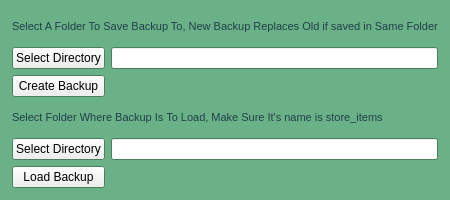
<?xml version="1.0" encoding="UTF-8"?>
<ui version="4.0">
 <class>MainWindow</class>
 <widget class="QMainWindow" name="MainWindow">
  <property name="geometry">
   <rect>
    <x>0</x>
    <y>0</y>
    <width>450</width>
    <height>200</height>
   </rect>
  </property>
  <property name="minimumSize">
   <size>
    <width>450</width>
    <height>200</height>
   </size>
  </property>
  <property name="maximumSize">
   <size>
    <width>450</width>
    <height>200</height>
   </size>
  </property>
  <property name="palette">
   <palette>
    <active>
     <colorrole role="Base">
      <brush brushstyle="SolidPattern">
       <color alpha="255">
        <red>255</red>
        <green>255</green>
        <blue>255</blue>
       </color>
      </brush>
     </colorrole>
     <colorrole role="Window">
      <brush brushstyle="SolidPattern">
       <color alpha="255">
        <red>106</red>
        <green>177</green>
        <blue>135</blue>
       </color>
      </brush>
     </colorrole>
    </active>
    <inactive>
     <colorrole role="Base">
      <brush brushstyle="SolidPattern">
       <color alpha="255">
        <red>255</red>
        <green>255</green>
        <blue>255</blue>
       </color>
      </brush>
     </colorrole>
     <colorrole role="Window">
      <brush brushstyle="SolidPattern">
       <color alpha="255">
        <red>106</red>
        <green>177</green>
        <blue>135</blue>
       </color>
      </brush>
     </colorrole>
    </inactive>
    <disabled>
     <colorrole role="Base">
      <brush brushstyle="SolidPattern">
       <color alpha="255">
        <red>106</red>
        <green>177</green>
        <blue>135</blue>
       </color>
      </brush>
     </colorrole>
     <colorrole role="Window">
      <brush brushstyle="SolidPattern">
       <color alpha="255">
        <red>106</red>
        <green>177</green>
        <blue>135</blue>
       </color>
      </brush>
     </colorrole>
    </disabled>
   </palette>
  </property>
  <property name="windowTitle">
   <string>MainWindow</string>
  </property>
  <property name="autoFillBackground">
   <bool>true</bool>
  </property>
  <widget class="QWidget" name="centralwidget">
   <layout class="QGridLayout" name="gridLayout">
    <property name="leftMargin">
     <number>12</number>
    </property>
    <property name="topMargin">
     <number>12</number>
    </property>
    <property name="rightMargin">
     <number>12</number>
    </property>
    <property name="bottomMargin">
     <number>12</number>
    </property>
    <item row="1" column="1">
     <widget class="QLineEdit" name="DirectoryLineEdit"/>
    </item>
    <item row="0" column="0" colspan="2">
     <widget class="QLabel" name="label">
      <property name="palette">
       <palette>
        <active>
         <colorrole role="WindowText">
          <brush brushstyle="SolidPattern">
           <color alpha="255">
            <red>31</red>
            <green>63</green>
            <blue>73</blue>
           </color>
          </brush>
         </colorrole>
        </active>
        <inactive>
         <colorrole role="WindowText">
          <brush brushstyle="SolidPattern">
           <color alpha="255">
            <red>31</red>
            <green>63</green>
            <blue>73</blue>
           </color>
          </brush>
         </colorrole>
        </inactive>
        <disabled>
         <colorrole role="WindowText">
          <brush brushstyle="SolidPattern">
           <color alpha="255">
            <red>120</red>
            <green>120</green>
            <blue>120</blue>
           </color>
          </brush>
         </colorrole>
        </disabled>
       </palette>
      </property>
      <property name="font">
       <font>
        <pointsize>8</pointsize>
       </font>
      </property>
      <property name="text">
       <string>Select A Folder To Save Backup To, New Backup Replaces Old if saved in Same Folder</string>
      </property>
     </widget>
    </item>
    <item row="5" column="1">
     <widget class="QLineEdit" name="BackupDirLineEdit"/>
    </item>
    <item row="4" column="0" colspan="2">
     <widget class="QLabel" name="label_2">
      <property name="palette">
       <palette>
        <active>
         <colorrole role="WindowText">
          <brush brushstyle="SolidPattern">
           <color alpha="255">
            <red>31</red>
            <green>63</green>
            <blue>73</blue>
           </color>
          </brush>
         </colorrole>
        </active>
        <inactive>
         <colorrole role="WindowText">
          <brush brushstyle="SolidPattern">
           <color alpha="255">
            <red>31</red>
            <green>63</green>
            <blue>73</blue>
           </color>
          </brush>
         </colorrole>
        </inactive>
        <disabled>
         <colorrole role="WindowText">
          <brush brushstyle="SolidPattern">
           <color alpha="255">
            <red>120</red>
            <green>120</green>
            <blue>120</blue>
           </color>
          </brush>
         </colorrole>
        </disabled>
       </palette>
      </property>
      <property name="font">
       <font>
        <pointsize>8</pointsize>
       </font>
      </property>
      <property name="text">
       <string>Select Folder Where Backup Is To Load, Make Sure It's name is store_items</string>
      </property>
     </widget>
    </item>
    <item row="1" column="0">
     <widget class="QPushButton" name="GetDirbutton">
      <property name="text">
       <string>Select Directory</string>
      </property>
     </widget>
    </item>
    <item row="5" column="0">
     <widget class="QPushButton" name="GetBackupDirButton">
      <property name="text">
       <string>Select Directory</string>
      </property>
     </widget>
    </item>
    <item row="3" column="0">
     <widget class="QPushButton" name="CreateBackupButton">
      <property name="text">
       <string>Create Backup</string>
      </property>
     </widget>
    </item>
    <item row="6" column="0">
     <widget class="QPushButton" name="LoadBackupButton">
      <property name="text">
       <string>Load Backup</string>
      </property>
     </widget>
    </item>
   </layout>
  </widget>
 </widget>
 <resources/>
 <connections/>
</ui>
